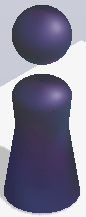
#> input picture resource/image/character.png, 86 x 217 px
$ python jump.py
#> lines starting #> are read from the running program, lines starting #| are printed output that depends on the picture; after the words box and inside, x2 and y2 are one past the last pixel; in counts of white or black regions, pixels touching at a corner belong together
import cv2
# import numpys as np
import matplotlib.pyplot as plt

VERSION = "1.1.4"
scale = 0.25

template = cv2.imread('./resource/image/character.png')
#> template is the input picture: shape (217, 86, 3); mean B, G, R 147.6, 127.3, 128.8
template = cv2.resize(template, (0, 0), fx=scale, fy=scale)
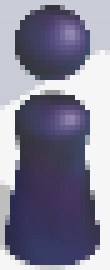
#> template: shape (54, 22, 3) (shown 5 times larger); mean B, G, R 149.4, 129.4, 130.9
template_size = template.shape[:2]
#> template_size = (54, 22)

def search(img):
    result = cv2.matchTemplate(img, template, cv2.TM_SQDIFF)
    min_val, max_val, min_loc, max_loc = cv2.minMaxLoc(result)

    cv2.rectangle(
        img,
        (min_loc[0], min_loc[1]),
        (min_loc[0] + template_size[1], min_loc[1] + template_size[0]),
        (255, 0, 0),
        4)
    return img, min_loc[0] + template_size[1] / 2, min_loc[1] +  template_size[0]


def update_data():
    global src_x, src_y

    # img = cv2.imread('./autojump.png')
    img = cv2.imread("./resource/image/1.jpg")
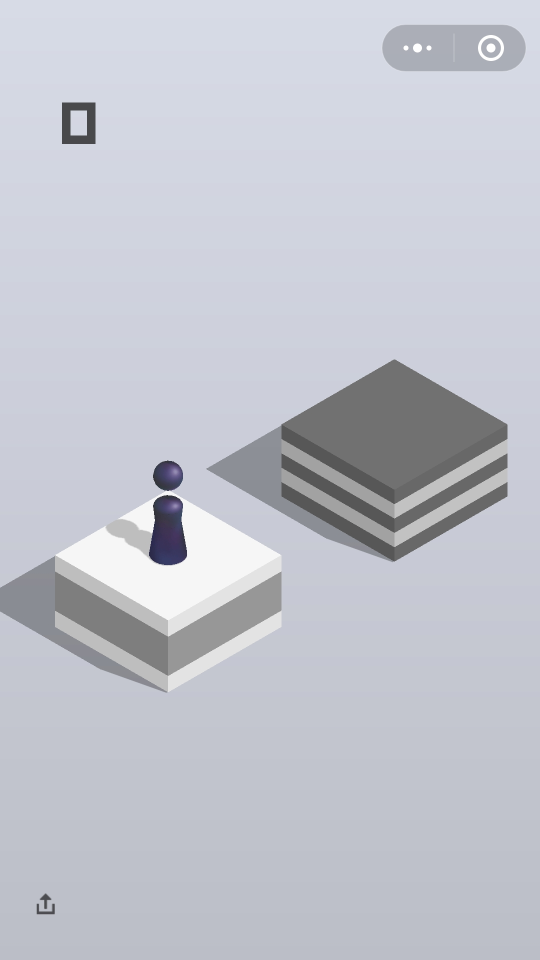
#> input picture resource/image/1.jpg, 1080 x 1920 px (shown at 1/2 size)
#> img is the input picture: shape (1920, 1080, 3); mean B, G, R 206.1, 196.8, 194.2
    img = cv2.resize(img, (0, 0), fx=scale, fy=scale)
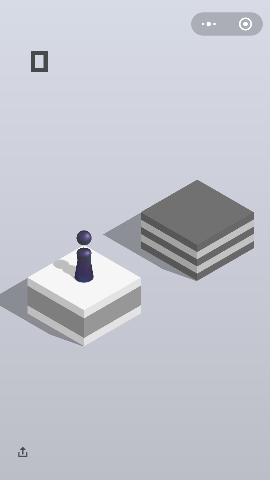
#> img: shape (480, 270, 3); mean B, G, R 206.1, 196.8, 194.2
    img, src_x, src_y = search(img)
#> in search, `result = cv2.matchTemplate(img, template, cv2.TM_SQDIFF)`:
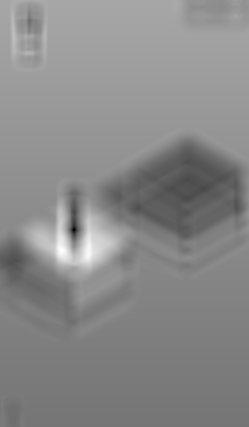
#> result: shape (427, 249) float32; min 2587858, max 69685736, mean 38745280; drawn with min black and max white
#> in search, `min_val, max_val, min_loc, max_loc = cv2.minMaxLoc(result)`: min_val = 2587858; max_val = 69685736; min_loc = (74, 229); max_loc = (61, 250)
#> in search, `cv2.rectangle( img, (min_loc[0], min_loc[1]), (min_loc[0] + template_s..`:
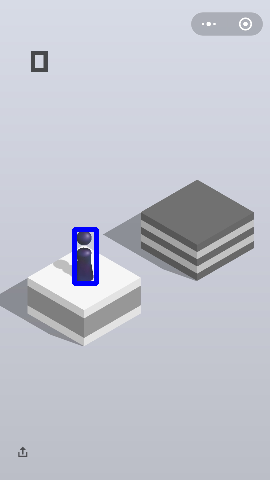
#> img: shape (480, 270, 3); 0.58% of pixels changed, all inside (x1, y1, x2, y2) = (72, 227, 99, 286)
#> src_x = 85; src_y = 283
    return img, src_x, src_y

img, src_x, src_y=update_data()

print(src_x)
#| 85.0
print("==========")
print(src_y)
#| 283
cv2.namedWindow("Image")
cv2.imshow("Image", img)
cv2.waitKey(0)
# im = plt.imshow(img, animated=True)
